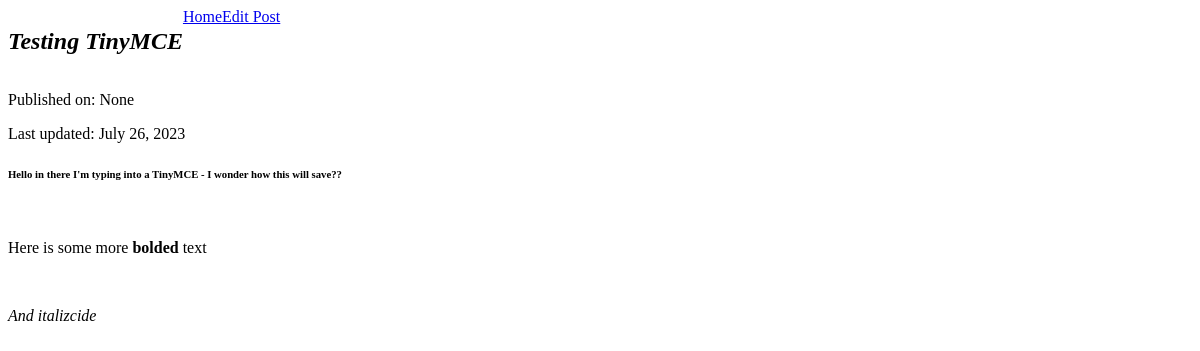
The app's page /blog/post/5 (signed in), older data.
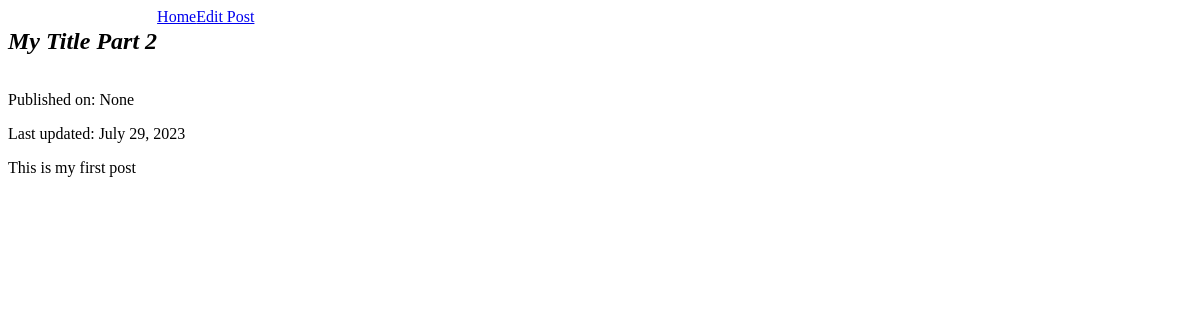
The same page, newer data.
### blog/models.py (models this page shows)
class Post(models.Model):
    def __str__(self):
        return self.post_title
    post_body = models.TextField()
    post_title = models.CharField(max_length=20, unique=True)
    published_at = models.DateField(null=True, blank=True)
    updated_at = models.DateField(auto_now=True)
    author = models.ForeignKey(Author, on_delete=models.CASCADE)

### blog/views.py (the view)
# urls.py: path("post/<int:id>", post_page, name="post-page"),
def post_page(request, id):
    post = Post.objects.get(id=id)
    is_authenticated = request.user.is_authenticated
    return render(request, "blog/post.html", {"post": post, "is_authenticated": is_authenticated, 'post_id': id})

### blog/templates/blog/post.html
{% extends "blog/base.html" %}
{% block body %}
<div>
    <div class="blog_title">
        <h2>
            <i>{{post}}</i>
        </h2>
        <a href="{% url 'blog:home' %}">Home</a>
        {% if is_authenticated %}
        <a href="{% url 'blog:edit-post' post_id %}">Edit Post</a>
        {% endif %}
    </div>
    <p>Published on: {{ post.published_at }}</p>
    <p>Last updated: {{ post.updated_at }}</p>
</div>
<p>
    {{post.post_body | safe}}
</p>
{% endblock %}

Row changes from the older to the newer data that the page shows:
changed Post "None": post_title "Testing TinyMCE" → "My Title Part 2"; updated_at "July 26, 2023" → "July 29, 2023"; post_body "Hello in there I'm typing into a TinyMCE - I wonder how this will save?? Here is some more bolded text And italizcide" → "This is my first post"
